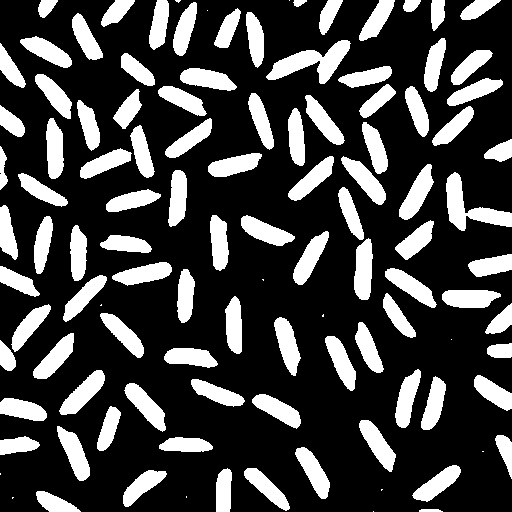
//> input picture Morphological_operations/ricegrains_mono.bmp, 512 x 512 px
$ ./morphological_operations   (built with g++ and OpenCV 4)
//> lines starting //> are read from the running program, lines starting //| are printed output that depends on the picture; after the words box and inside, x2 and y2 are one past the last pixel; in counts of white or black regions, pixels touching at a corner belong together
#include <bits/stdc++.h>
#include <opencv2/opencv.hpp>

using namespace std;
using namespace cv;

vector<vector <bool> > structure1 = {   {0,0,0},
                                        {0,1,1},
                                        {0,0,0}};

vector<vector <bool> > structure2 = {   {0,1,0},
                                        {1,1,1},
                                        {0,1,0}};

vector<vector <bool> > structure3 = {   {1,1,1},
                                        {1,1,1},
                                        {1,1,1}};

vector<vector <bool> > structure4 = {   {0,0,1,0,0},
                                        {0,1,1,1,0},
                                        {1,1,1,1,1},
                                        {0,1,1,1,0},
                                        {0,0,1,0,0}};

vector<vector <bool> > structure5 = {   {1,1,1,1,1},
                                        {1,1,1,1,1},
                                        {1,1,1,1,1},
                                        {1,1,1,1,1},
                                        {1,1,1,1,1}};

vector<vector <bool> > structure6 = {   {1,1,1,1,1,1,1},
                                        {1,1,1,1,1,1,1},
                                        {1,1,1,1,1,1,1},
                                        {1,1,1,1,1,1,1},
                                        {1,1,1,1,1,1,1},
                                        {1,1,1,1,1,1,1},
                                        {1,1,1,1,1,1,1}};

vector<vector <bool> > structure7 = {   {1,1,1,1,1,1,1,1,1},
                                        {1,1,1,1,1,1,1,1,1},
                                        {1,1,1,1,1,1,1,1,1},
                                        {1,1,1,1,1,1,1,1,1},
                                        {1,1,1,1,1,1,1,1,1},
                                        {1,1,1,1,1,1,1,1,1},
                                        {1,1,1,1,1,1,1,1,1},
                                        {1,1,1,1,1,1,1,1,1},
                                        {1,1,1,1,1,1,1,1,1}};

vector<vector <bool> > structure8 = {   {1,1,1,1,1,1,1,1,1,1,1,1,1,1,1},
                                        {1,1,1,1,1,1,1,1,1,1,1,1,1,1,1},
                                        {1,1,1,1,1,1,1,1,1,1,1,1,1,1,1},
                                        {1,1,1,1,1,1,1,1,1,1,1,1,1,1,1},
                                        {1,1,1,1,1,1,1,1,1,1,1,1,1,1,1},
                                        {1,1,1,1,1,1,1,1,1,1,1,1,1,1,1},
                                        {1,1,1,1,1,1,1,1,1,1,1,1,1,1,1},
                                        {1,1,1,1,1,1,1,1,1,1,1,1,1,1,1},
                                        {1,1,1,1,1,1,1,1,1,1,1,1,1,1,1},
                                        {1,1,1,1,1,1,1,1,1,1,1,1,1,1,1},
                                        {1,1,1,1,1,1,1,1,1,1,1,1,1,1,1},
                                        {1,1,1,1,1,1,1,1,1,1,1,1,1,1,1},
                                        {1,1,1,1,1,1,1,1,1,1,1,1,1,1,1},
                                        {1,1,1,1,1,1,1,1,1,1,1,1,1,1,1},
                                        {1,1,1,1,1,1,1,1,1,1,1,1,1,1,1}};

void printbin(Mat, string);
Mat erode(Mat, vector<vector<bool> >);
Mat dilate(Mat, vector<vector<bool> >);
Mat open_bin(Mat, vector<vector<bool> >);
Mat close_bin(Mat, vector<vector<bool> >);

int main(){
    Mat og_img = imread("ricegrains_mono.bmp",0);
//> og_img: 512 rows x 512 cols, CV_8UC1; 26.1% white; 111 white regions (13 under 20 px), largest, box (x1, y1, x2, y2) and area: (266, 40, 351, 84) 1555, (446, 172, 512, 231) 1460, (354, 238, 373, 300) 916
    imshow("Original Image",og_img);
    printbin(og_img,"original.bin");

    int structure_no;
    cout << "Enter the structure number(1-8): ";
    cin >> structure_no;
//> the answer given: 3
    vector<vector <bool> > structure;

    switch(structure_no){
        case 1:
            structure = structure1;
            break;
        case 2:
            structure = structure2;
            break;
        case 3:
            structure = structure3;
            break;
        case 4:
            structure = structure4;
            break;
        case 5:
            structure = structure5;
            break;
        case 6:
            structure = structure6;
            break;
        case 7:
            structure = structure7;
            break;
        case 8:
            structure = structure8;
            break;
        default:
            cout << "Invalid response";
            return 0;
    }

    Mat eroded_img = erode(og_img, structure);
    printbin(eroded_img,"eroded.bin");
    imshow("Eroded Image", eroded_img);

    Mat dilated_img = dilate(og_img, structure);
    printbin(dilated_img,"dilated.bin");
    imshow("Dilated Image", dilated_img);

    Mat opened_img = open_bin(og_img, structure);
    printbin(opened_img,"opened.bin");
    imshow("Opened Image", opened_img);

    Mat closed_img = close_bin(og_img, structure);
    printbin(closed_img,"closed.bin");
    imshow("Closed Image", closed_img);

    waitKey(0);
    return 0;
}

void printbin(Mat img, String filename){
    ofstream dump(filename);
    for (int i =0; i< img.rows; i++){
        for (int j=0; j< img.cols; j++){
            dump << (bool)img.at<uchar>(i,j) << " ";
        }
        dump << endl;
    }
}

Mat erode(Mat img, vector<vector<bool> > structure){
    bool image[img.rows][img.cols];
    Mat eroded_image(img.rows, img.cols, CV_8UC1, 1);
    for (int i = 0; i< img.rows; i++){
        for(int j = 0; j< img.cols; j++){
            image[i][j] = (bool)img.at<uchar>(i,j);
            eroded_image.at<uchar>(i,j) = 255;
        }
    }
//> eroded_image: 512 rows x 512 cols, CV_8UC1; every value is 255

    int size = structure.size();
    for (int i = (size-1)/2; i< img.rows - 1; i++){
        for(int j = (size-1)/2; j< img.cols - 1; j++){

            for(int k = 0; k< size ;k++){
                for(int l = 0; l<size ; l++){
                    if (structure[k][l]){
                        if (!image[i+k][j+l]){
                            eroded_image.at<uchar>(i,j) = 0;
                            break;
                        }
                    }
                }
                if (eroded_image.at<uchar>(i,j) == 0) break;
            }

        }
    }
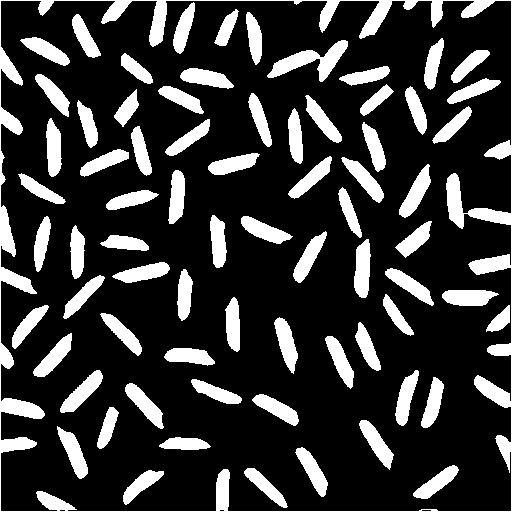
//> eroded_image: 512 rows x 512 cols, CV_8UC1; 21.3% white; 73 white regions, largest, box (x1, y1, x2, y2) and area: (0, 0, 512, 512) 11745, (267, 40, 348, 82) 1244, (354, 239, 371, 298) 759
    return eroded_image;
}

Mat dilate(Mat img, vector<vector<bool> > structure){
    bool image[img.rows][img.cols];
    Mat dilated_image(img.rows, img.cols, CV_8UC1, 1);
    for (int i = 0; i< img.rows; i++){
        for(int j = 0; j< img.cols; j++){
            image[i][j] = (bool)img.at<uchar>(i,j);
            dilated_image.at<uchar>(i,j) = 0;
        }
    }
//> dilated_image: 512 rows x 512 cols, CV_8UC1; every value is 0

    int size = structure.size();
    for (int i = (size-1)/2; i< img.rows - 1; i++){
        for(int j = (size-1)/2; j< img.cols - 1; j++){
            if(image[i][j]){
                for(int k = 0; k< size ;k++){
                    for(int l = 0; l<size ; l++){
                        if (structure[k][l]){
                            dilated_image.at<uchar>(i+k,j+l) = 255;
                        }
                    }
                }
            }
        }
    }
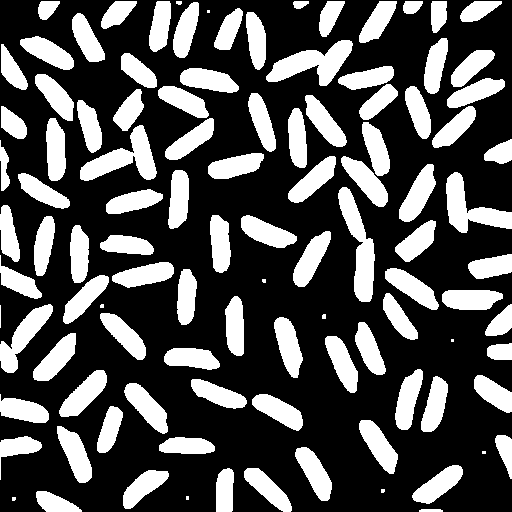
//> dilated_image: 512 rows x 512 cols, CV_8UC1; 31.7% white; 106 white regions (9 under 20 px), largest, box (x1, y1, x2, y2) and area: (338, 187, 375, 302) 1893, (266, 40, 353, 86) 1875, (80, 125, 157, 181) 1829
    return dilated_image;
}

Mat open_bin(Mat img, vector<vector<bool> > structure){
    Mat temp = erode(img, structure);
//> after the loop in erode (call 2), `for (int i = (size-1)/2; i< img.rows - 1; i++)`: eroded_image: 512 rows x 512 cols, CV_8UC1; 21.3% white; 73 white regions, largest, box (x1, y1, x2, y2) and area: (0, 0, 512, 512) 11739, (267, 40, 348, 82) 1244, (354, 239, 371, 298) 759
    Mat opened_image = dilate(temp, structure);
//> after the loop in dilate (call 2), `for (int i = (size-1)/2; i< img.rows - 1; i++)`:
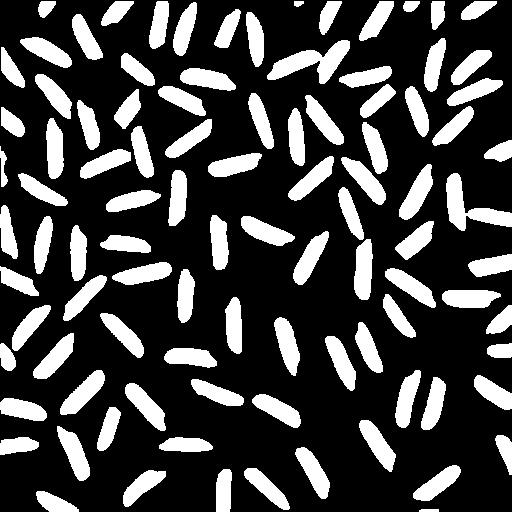
//> dilated_image: 512 rows x 512 cols, CV_8UC1; 25.9% white; 98 white regions, largest, box (x1, y1, x2, y2) and area: (267, 40, 350, 84) 1552, (446, 173, 512, 231) 1455, (354, 239, 373, 300) 915
    return opened_image;
}

Mat close_bin(Mat img, vector<vector<bool> > structure){
    Mat temp = dilate(img, structure);
    Mat closed_image = erode(temp, structure);
//> after the loop in erode (call 3), `for (int i = (size-1)/2; i< img.rows - 1; i++)`:
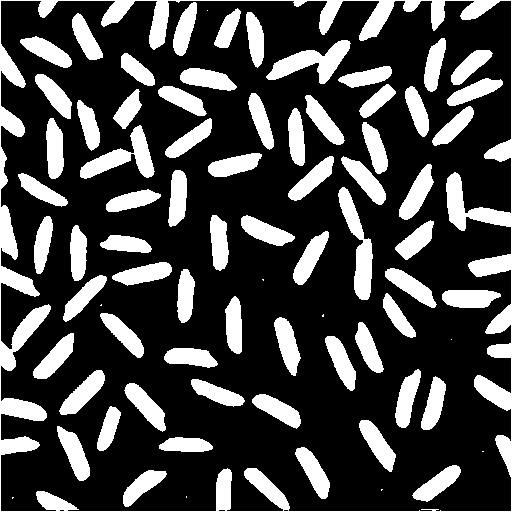
//> eroded_image: 512 rows x 512 cols, CV_8UC1; 26.7% white; 77 white regions (9 under 20 px), largest, box (x1, y1, x2, y2) and area: (0, 0, 512, 512) 16334, (338, 187, 373, 300) 1573, (266, 40, 351, 84) 1563
    return closed_image;
}
